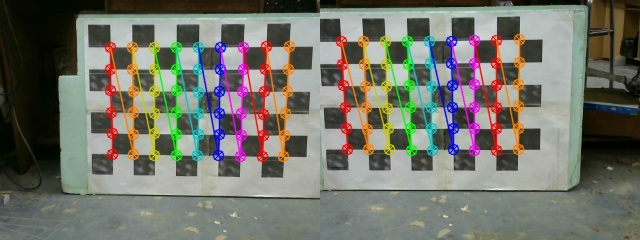
#> input picture calibrated_frames/chessboard-L0.png_corners.jpg, 640 x 240 px, given in place of the camera
$ python disparityCompute.py
#> lines starting #> are read from the running program, lines starting #| are printed output that depends on the picture; after the words box and inside, x2 and y2 are one past the last pixel; in counts of white or black regions, pixels touching at a corner belong together
import numpy as np
import time
from datetime import datetime
import cv2 # import opencv
from cv2 import *
import math
import os
import sys
import pickle
import multiprocessing
from multiprocessing import Process, Pool

def calculateDisparity(framePair):

        gray_l = framePair[0]
        gray_r = framePair[1]
        window_size=3
        isSGBM=1
        if(isSGBM):
            # stereo = cv2.StereoSGBM_create(minDisparity=min_disp, numDisparities=16*num_disp,\
            # blockSize=2*block_size+1)
            stereo = cv2.StereoSGBM_create(
            minDisparity=2,
            numDisparities=64,             # max_disp has to be dividable by 16 f. E. HH 192, 256
            blockSize=3,
            P1=64 * 3 * window_size ** 2,    # wsize default 3; 5; 7 for SGBM reduced size image; 15 for SGBM full size image (1300px and above); 5 Works nicely
            P2=80 * 3 * window_size ** 2,
            disp12MaxDiff=1,
            uniquenessRatio=15,
            speckleWindowSize=0,
            speckleRange=2,
            preFilterCap=63,
            mode=cv2.STEREO_SGBM_MODE_SGBM_3WAY)

        else:
            stereo = cv2.StereoBM_create(numDisparities=16*num_disp,blockSize=2*block_size+1)

        stereoR=cv2.ximgproc.createRightMatcher(stereo) # Create another stereo for right this time

        lmbda = 8000
        sigma = 1.0
        visual_multiplier = 1.0

        wls_filter = cv2.ximgproc.createDisparityWLSFilter(matcher_left=stereo)
        wls_filter.setLambda(lmbda)
        wls_filter.setSigmaColor(sigma)
        # Compute disparity.
        disparity = stereo.compute(gray_l, gray_r)
        disparity =disparity.astype(np.uint8)
        np.set_printoptions(threshold=np.inf,linewidth=np.inf)

        dispL= stereo.compute(gray_l,gray_r) #.astype(np.float32)/ 16
        dispR= stereoR.compute(gray_r,gray_l)
        disp= dispL
        dispL= np.int16(dispL)
        dispR= np.int16(dispR)

        # Using the WLS filter
        filteredImg = wls_filter.filter(dispL,gray_l,None,dispR)
        filteredImg = cv2.normalize(src=filteredImg, dst=filteredImg, beta=0, alpha=255, norm_type=cv2.NORM_MINMAX);
        filteredImg = np.uint8(filteredImg)
        #cv2.imshow('Disparity Map', filteredImg)
        # disp= ((disp.astype(np.float32)/ 16)-min_disp)/num_disp
        disparity=filteredImg
        disparity = disparity/16 #Scale to (0~255) int16
        disparity = disparity.astype(np.float16)/55.0*255.0
        disparity = disparity.astype(np.uint8)
        return disparity


#Disparity map parameters
min_disp = 2
num_disp = 10
block_size = 10
mapcolor = 2

# set video format.
camera_l = 3
camera_r = 6
width = 320
height = 240
FPS = 120
median = 3

# exposure = 0.5
#framerate = 120
# pixelformat = 0 # 0 is MJPEG, 1 is YUYV

# Load the dictionary back from the pickle file.
stereoRemap = pickle.load( open( '/home/kajal/Desktop/A/newstereo/calibration_params/stereoRemap.p', 'rb' ) )
#> (reads calibration_params/stereoRemap.p from the repository)
mapxL = stereoRemap['mapxL']
mapyL = stereoRemap['mapyL']
mapxR = stereoRemap['mapxR']
mapyR = stereoRemap['mapyR']

widthPixel = width
heightPixel = height

img_l = cv2.VideoCapture(camera_l)
img_r = cv2.VideoCapture(camera_r)
img_l.set(3, width) # Set resolution width
img_l.set(4, height) # Set resolution height
img_r.set(3, width) # Set resolution width
img_r.set(4, height) # Set resolution hight

print(img_l.isOpened() and img_r.isOpened())
if (img_l.isOpened() and img_r.isOpened())==False:
    exit()
dis_btw_cameras=26


while(True):

    retR, frameR= img_r.read()
#> frameR is the input picture: shape (240, 640, 3); mean B, G, R 105.6, 115.3, 114.4
    retL, frameL= img_l.read()
    focal_length=((frameR.shape[0]/2)/math.tan(math.pi/6))
#> focal_length = 207.8

    frame_l =cv2.remap(frameL, mapxL, mapyL, cv2.INTER_LINEAR)
    frame_r =cv2.remap(frameR, mapxR, mapyR, cv2.INTER_LINEAR)
    remapl = cv2.remap(frameL, mapxL, mapyL, cv2.INTER_LINEAR)
    remapr = cv2.remap(frameR, mapxR, mapyR, cv2.INTER_LINEAR)

    isBlend = 0
    isDisparity = 0
    isSGBM = 1
    isDisplay = 1


    for line in range(0, int(frameL.shape[0]/20)): # Draw the Lines on the images Then numer of line is defines by the image Size/20
        frameR[line*20,:]= (0,0,255)
        frameL[line*20,:]= (0,0,255)
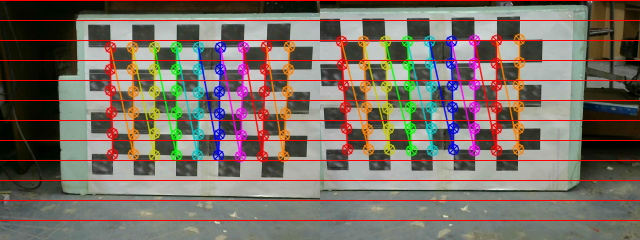
#> frameL: shape (240, 640, 3); 5% of pixels changed, all inside (x1, y1, x2, y2) = (0, 0, 640, 221)
    for line in range(0, int(frameL.shape[0]/20)): # Draw the Lines on the images Then numer of line is defines by the image Size/20
        frame_l[line*20,:]= (0,0,255)
        frame_r[line*20,:]= (0,0,255)
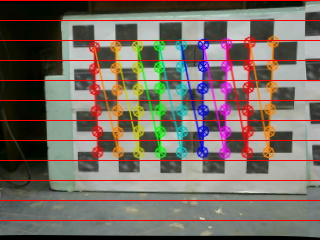
#> frame_l: shape (240, 320, 3); mean B, G, R 98.8, 107.3, 119.2
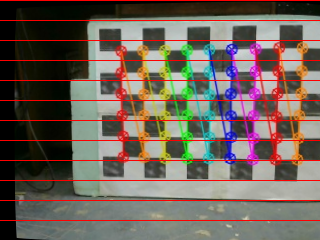
#> frame_r: shape (240, 320, 3); mean B, G, R 89.2, 97.8, 110.2
    orignal_image= np.hstack((frameL, frameR))
    cv2.imshow('orignal images',orignal_image)


    imgTwin = np.hstack((frame_l, frame_r))
    cv2.imshow('frame_l  frame_r',imgTwin)

    gray_l = cv2.cvtColor(remapl,cv2.COLOR_BGR2GRAY)
    gray_r = cv2.cvtColor(remapr,cv2.COLOR_BGR2GRAY)

    fp=[gray_l,gray_r]
    disparity=calculateDisparity(fp)
#> in calculateDisparity, `disparity =disparity.astype(np.uint8)`:
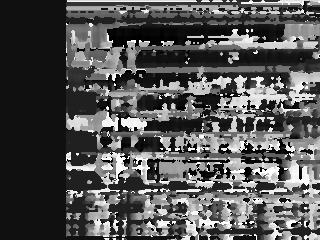
#> disparity: shape (240, 320); min 0, max 255, mean 83.9
#> in calculateDisparity, `dispR= stereoR.compute(gray_r,gray_l)`:
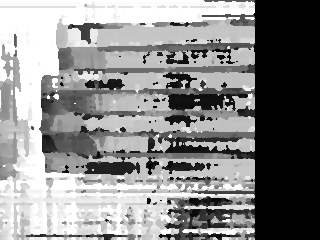
#> dispR: shape (240, 320) int16; min -1056, max -32, mean -501.3; drawn with min black and max white
#> in calculateDisparity, `filteredImg = wls_filter.filter(dispL,gray_l,None,dispR)`:
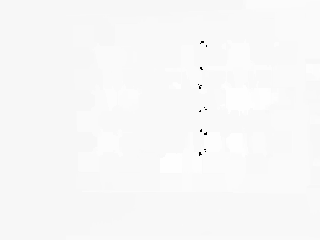
#> filteredImg: shape (240, 320) int16; min -32768, max 1011, mean 214.8; drawn with min black and max white

    depth=(focal_length*dis_btw_cameras)/(disparity)
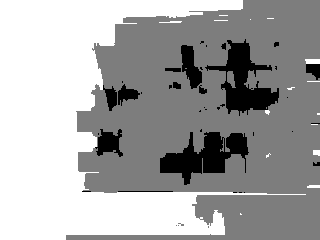
#> depth: shape (240, 320) float64; 0.07% of the values are NaN or infinite; the others: min 74.03, max 76.11, mean 75.38; drawn with min black, max white, NaN and infinite black
    print('->',depth,'->')
#> (printed output is left out)

    isMedian=1
    if isMedian:
        disparity = cv2.medianBlur(disparity, median)


    cv2.imshow('Disparity map', disparity)
    if cv2.waitKey(1) & 0xFF == ord('q'):
#> (key q is pressed here)
        break

# [4 lines of commented-out code are left out]
img_l.release()
img_r.release()
cv2.destroyAllWindows()
